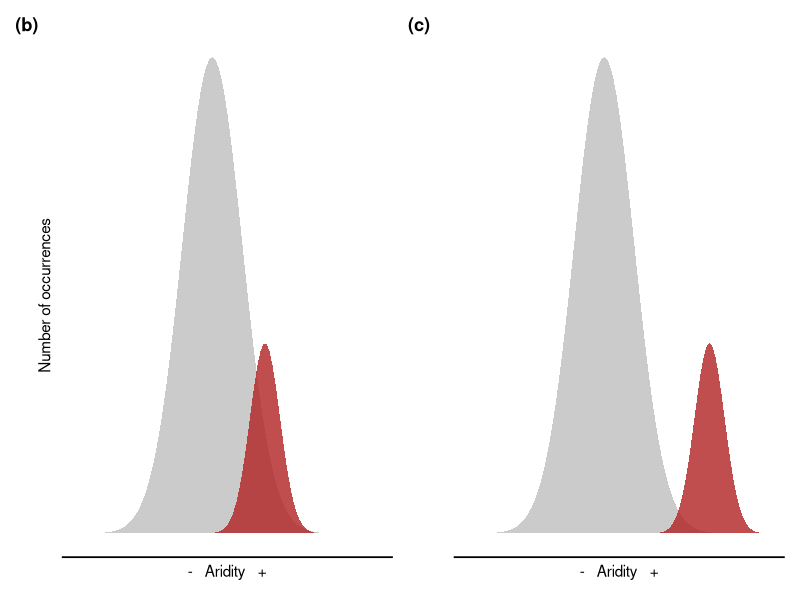

This chart was generated by the following R code:
library(tidyverse)
library(patchwork)

# plot low risk
l_risk <- ggplot() +
  stat_function(fun = function(x) 
    dnorm(x, mean = 4, sd = 2) * 2500 * .1,
    geom = "area",
    fill = "grey",
    size = 1,
    alpha = .8) +
  stat_function(fun = function(x) 
    dnorm(x, mean = 7.5, sd = 1) * 500 * .1,
    geom = "area",
    fill = "firebrick",
    size = 1,
    alpha = .8) +
  xlim(-5, 15) + 
  xlab(bquote("-"~~~"Aridity"~~~"+")) +
  ylab("Number of occurrences") +
  theme(
    panel.background = element_blank(),
    panel.grid.minor = element_blank(),
    panel.grid.major = element_blank(),
    axis.line.x = element_line(color = "black", size = .6),
    axis.ticks = element_blank(),
    axis.text.y = element_blank(),
    axis.text = element_blank(),
    plot.tag = element_text(face = "bold")
  ) +
  labs(tag = "(b)")

# plot high risk
h_risk <- ggplot() +
  stat_function(fun = function(x) 
    dnorm(x, mean = 4, sd = 2) * 2500 * .1,
    geom = "area",
    fill = "grey",
    size = 1,
    alpha = .8) +
  stat_function(fun = function(x) 
    dnorm(x, mean = 11, sd = 1) * 500 * .1,
    geom = "area",
    fill = "firebrick",
    size = 1,
    alpha = .8) +
  xlim(-5, 15) + 
  xlab(bquote("-"~~~"Aridity"~~~"+")) +
  ylab("") +
  theme(
    panel.background = element_blank(),
    panel.grid.minor = element_blank(),
    panel.grid.major = element_blank(),
    axis.line.x = element_line(color = "black", size = .6),
    axis.ticks = element_blank(),
    axis.text.y = element_blank(),
    axis.text = element_blank(),
    plot.tag = element_text(face = "bold")
    ) +
  labs(tag = "(c)")

fig <- l_risk + h_risk

ggsave(
  plot = fig,
  "fig.png",
  width = 7.5, height = 2.3,
  dpi = 600
)
